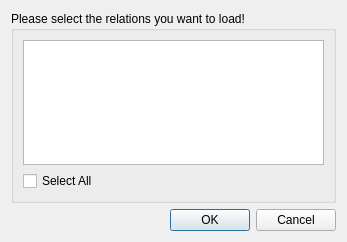
<?xml version="1.0" encoding="UTF-8"?>
<ui version="4.0">
 <class>RelationChooserDialog</class>
 <widget class="QDialog" name="RelationChooserDialog">
  <property name="windowModality">
   <enum>Qt::WindowModal</enum>
  </property>
  <property name="geometry">
   <rect>
    <x>0</x>
    <y>0</y>
    <width>347</width>
    <height>242</height>
   </rect>
  </property>
  <property name="windowTitle">
   <string>Select Relation(s)</string>
  </property>
  <property name="modal">
   <bool>true</bool>
  </property>
  <layout class="QVBoxLayout" name="verticalLayout">
   <item>
    <widget class="QGroupBox" name="groupBox">
     <property name="title">
      <string>Please select the relations you want to load!</string>
     </property>
     <layout class="QVBoxLayout" name="verticalLayout_2">
      <item>
       <widget class="QListWidget" name="listWidget"/>
      </item>
      <item>
       <widget class="QCheckBox" name="checkAll">
        <property name="text">
         <string>Select All</string>
        </property>
       </widget>
      </item>
     </layout>
    </widget>
   </item>
   <item>
    <widget class="QDialogButtonBox" name="buttonBox">
     <property name="orientation">
      <enum>Qt::Horizontal</enum>
     </property>
     <property name="standardButtons">
      <set>QDialogButtonBox::Cancel|QDialogButtonBox::Ok</set>
     </property>
    </widget>
   </item>
  </layout>
 </widget>
 <resources/>
 <connections>
  <connection>
   <sender>buttonBox</sender>
   <signal>accepted()</signal>
   <receiver>RelationChooserDialog</receiver>
   <slot>accept()</slot>
   <hints>
    <hint type="sourcelabel">
     <x>254</x>
     <y>237</y>
    </hint>
    <hint type="destinationlabel">
     <x>157</x>
     <y>274</y>
    </hint>
   </hints>
  </connection>
  <connection>
   <sender>buttonBox</sender>
   <signal>rejected()</signal>
   <receiver>RelationChooserDialog</receiver>
   <slot>reject()</slot>
   <hints>
    <hint type="sourcelabel">
     <x>322</x>
     <y>237</y>
    </hint>
    <hint type="destinationlabel">
     <x>286</x>
     <y>274</y>
    </hint>
   </hints>
  </connection>
 </connections>
</ui>
